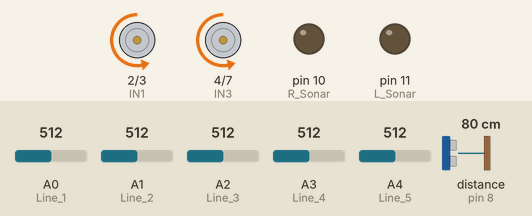
Recording of a sketch running on a simulated Arduino Uno, built with avr-gcc and run on an emulated ATmega328P. Parts: motor-driver pin pairs drawn as motors (green arrow = first pin HIGH = forward, orange = second pin HIGH = backward, longer = more drive, scaled by the enable pin), output pins drawn as LEDs (lit = HIGH). The inputs (shaded band) are chosen by the test bench; at power-on: A0 (Line_1) = 512, distance to the obstacle (sensor on pin 8) 80 cm, A1 (Line_2) = 512, A2 (Line_3) = 512, A3 (Line_4) = 512, A4 (Line_5) = 512. What the sketch prints to the serial monitor is not drawn.

Above: at 1.2 s.
1.3 s: A0 (Line_1) set to 885
4.3 s: A0 (Line_1) set to 919
At 4.8 s:
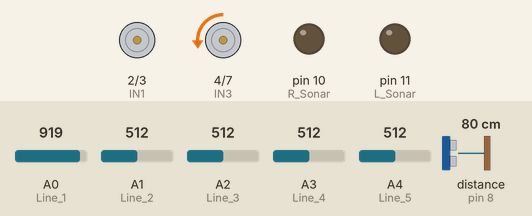
7.3 s: distance to the obstacle (sensor on pin 8) set to 17 cm
10.3 s: distance to the obstacle (sensor on pin 8) set to 13 cm
At 11.6 s:
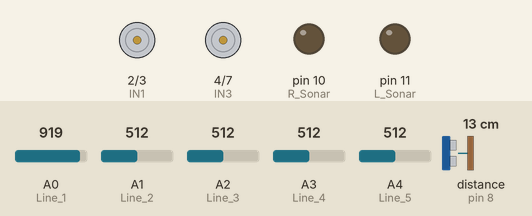
Timing chart, 0 to 13.3 s (numbered marks = the images above; inputs shaded):
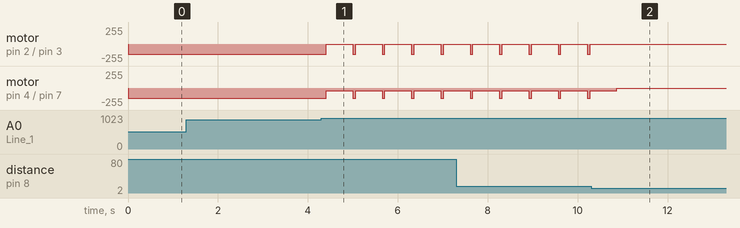

The sketch:

20230119_selfDriving.ino
```cpp
#include <NewPing.h>

#define IN1 2 //왼쪽 모터
#define IN2 3
#define ENL 5
#define IN3 4 //오른쪽 모터
#define IN4 7
#define ENR 6

#define F_Sonar 8  //전방 초음파
#define L_Sonar 11 //좌측 초음파
#define R_Sonar 10 //우측 초음파

#define Line_1 A0 //가장 왼쪽 선 센서
#define Line_2 A1
#define Line_3 A2
#define Line_4 A3
#define Line_5 A4 //가장 오른쪽 선 센서

#define Circle 1200 //100의 속도로 양쪽 바퀴가 반대로 돌 때 180도 회전에 걸리는 시간
#define Speed 150 //모터 기본 속도

int is_there_line=1; //선이 있는지 확인하는 변수

NewPing sonar[3] = { //전좌후 초음파 센서 선언
  NewPing (F_Sonar, F_Sonar, 500),
  NewPing (R_Sonar, R_Sonar, 500),
  NewPing (L_Sonar, L_Sonar, 500),};

void setup()
{
  pinMode(IN1, OUTPUT); //왼쪽 모터 포트 선언
  pinMode(IN2, OUTPUT);
  pinMode(ENL, OUTPUT);

  pinMode(IN3, OUTPUT); //오른쪽 모터 포트 선언
  pinMode(IN4, OUTPUT);
  pinMode(ENR, OUTPUT);

  pinMode(F_Sonar, OUTPUT); //초음파 센서 포트 선언
  pinMode(L_Sonar, OUTPUT);
  pinMode(R_Sonar, OUTPUT);

  pinMode(Line_1, INPUT); //선 센서 포트 선언
  pinMode(Line_2, INPUT);
  pinMode(Line_3, INPUT);
  pinMode(Line_4, INPUT);
  pinMode(Line_5, INPUT);

  Serial.begin(9600);
}

void movement(int dir_1,int speed_1,int dir_r,int speed_r){ //모터 제어 함수

  if(dir_1 == -1){
    Serial.print("LEFT ON");
    Serial.print("   ");
  }
  else if(dir_1 == 1){
    Serial.print("LEFT BACK");
    Serial.print("   ");
  }
  else{
    Serial.print("LEFT OFF");
    Serial.print("   ");
  }
  if(dir_r == -1){
    Serial.print("RIGHT ON");
    Serial.print("   ");
  }
  else if(dir_r == 1){
    Serial.print("RIGHT BACK");
    Serial.print("   ");
  }
  else{
    Serial.print("RIGHT OFF");
    Serial.print("   ");
  }

  switch(dir_1){ //왼쪽 모터 제어
  case 1: //전진
    digitalWrite(IN1,HIGH);
    digitalWrite(IN2,LOW);
    analogWrite(ENL,speed_1);
    break;
  case -1: //후진
    digitalWrite(IN1,LOW);
    digitalWrite(IN2,HIGH);
    analogWrite(ENL,speed_1);
    break;
  default: //정지
    digitalWrite(IN1,LOW);
    digitalWrite(IN2,LOW);
    analogWrite(ENL,0);
    break;
  }
  switch(dir_r){ //오른쪽 모터 제어
  case 1: //전진
    digitalWrite(IN3,HIGH);
    digitalWrite(IN4,LOW);
    analogWrite(ENR,speed_r);
    break;
  case -1: //후진
    digitalWrite(IN3,LOW);
    digitalWrite(IN4,HIGH);
    analogWrite(ENR,speed_r);
    break;
  default: //정지
    digitalWrite(IN3,LOW);
    digitalWrite(IN4,LOW);
    analogWrite(ENR,0);
    break;
  }
}

void basic(int mode){ //모터 제어 단축 함수
  switch(mode){
    case 1: //전진
      movement(-1,Speed,-1,Speed);
      break;
    case 2: //후진
      movement(1,Speed,1,Speed);
      break;
    case 3: //좌회전
      movement(1,Speed,-1,Speed);
      break;
    case 4: //우회전
      movement(-1,Speed,1,Speed);
      break;
    case 0:
      movement(0,0,0,0);
      break;
  }
}
int distance_sense(){ //초음파로 거리 감지 후 모터 제어 함수

  Serial.print(sonar[0].ping_cm()); //시리얼 모니터에 거리 출력
  Serial.print("   ");
  Serial.print(sonar[2].ping_cm());
  Serial.print("   ");
  Serial.print(sonar[1].ping_cm());
  Serial.print("   ");

  if(sonar[0].ping_cm() > 5 &&sonar[0].ping_cm() < 32){ //전방 장애물이 나타났을 경우
    //어느 방향이 더 열려있는지 확인
    if(sonar[2].ping_cm()>0 && sonar[2].ping_cm() < sonar[1].ping_cm()){
      basic(4); //그 방향으로 회전
      delay(500);
    }
    else if(sonar[1].ping_cm()>0 && sonar[1].ping_cm() < sonar[2].ping_cm()){
      basic(3); //그 방향으로 회전
      delay(500);
    }
  }
  else { //전방 장애물이 없을 경우
    if(sonar[2].ping_cm()>0 && sonar[2].ping_cm()< 20) movement(-1,150,-1,100); //왼쪽이 가까우면 속도 변환
    else if(sonar[1].ping_cm()>0 &&sonar[1].ping_cm()< 20)movement(-1,100,-1,150); //오른쪽이 가까우면 속도 변환
  }
  if(analogRead(A0) > 900||analogRead(A1) > 900||analogRead(A2) > 900||
  analogRead(A3) > 900||analogRead(A4) > 900){
    is_there_line = 1; //조건 달성 시 선 따라가기로 변경
    return 0;
  }
  is_there_line = 0;
  return 1;
}


void Line_Tracing(int Value){ //줄 따라가기 이동 단축
  if(Value < 0) movement(0,Speed,-1,-Value*Speed);
  else if(Value > 0) movement(-1,Value*Speed,0,Speed);
  Serial.println("   ");
}

int SenseInfo = 0; //5개 센서 값 저장 변수
int LineReading(){ //줄 따라가는 함수
  if(analogRead(A0) > 900||analogRead(A1) > 900||analogRead(A2) > 900||
  analogRead(A3) > 900||analogRead(A4) > 900){is_there_line = 1;}
  int Line_exist = 0;
  int LineValue = 0; //선의 위치를 판단하는 변수
  int late = 0;
  for(int i=0;i<5;i++){
    SenseInfo = analogRead(A0+i); //변수에 감지 값 저장
    Serial.print(analogRead(A0+i));
    if(i == 0) if(SenseInfo > 900) LineValue -= 2; //각 센서에 노란색 감지시 값 변화
    if(i == 1) if(SenseInfo > 900) LineValue -= 1;
    if(i == 2) if(SenseInfo > 900) LineValue += 0;
    if(i == 3) if(SenseInfo > 900) LineValue += 1;
    if(i == 4) if(SenseInfo > 900) LineValue += 2;
    if(SenseInfo < 100) Line_exist += 1;
    Serial.print("   ");
  }

  Serial.print(LineValue);
  Serial.print("   ");
  if(Line_exist >= 5){
    Serial.print("no line");
    Serial.print("   ");
  }

  if(Line_exist >= 5) is_there_line = 0;
  else is_there_line = 1;
  if(LineValue != 0){ //(어디에도 선이 감지되지 않거나 가운데에만 선이 있을 경우)<-이것이 아니면
    while(analogRead(A2) < 900){ //가운데에 선이 올 때까지 유지
      Line_Tracing(LineValue); //줄을 따라가는 함수 실행
      late++;
      if(late>20) break;
    }
  }
  while(sonar[0].ping_cm()<= 15) basic(0);
  return 1;
}
int tracing_line = 0;
int where_is_wall = 0;
void loop() { //메인 반복 함수
  if(is_there_line == 1){
    tracing_line = LineReading(); //노란선 따라가기, 선이 없을 경우 모터제어 없음
    basic(tracing_line);
  }
  else if(is_there_line == 0) {
    where_is_wall = distance_sense(); //초음파로 벽 따라가기
    basic(where_is_wall);
  }
  Serial.print(is_there_line);
  Serial.println(" ");
}
```

Measured:
- the behaviour switches between 900 and 901 on A0 (Line_1) (found by bisection; images 0 and 1)
- the behaviour switches between 16 and 15 cm on distance to the obstacle (sensor on pin 8) (found by bisection; images 1 and 2)
- after the input at 1.3 s, every drawn part: stays the same
- after the input at 4.3 s, motor on pin 2 (IN1) / pin 3 (IN2): alternates backward 150/255 for 0.06 s and stopped for 0.59 s, starting after 0.11 s; motor on pin 4 (IN3) / pin 7 (IN4): alternates backward 150/255 for 0.06 s and backward 44/255 for 0.59 s, starting after 0.11 s
- after the input at 10.3 s, motor on pin 2 (IN1) / pin 3 (IN2): stops changing and stays stopped
